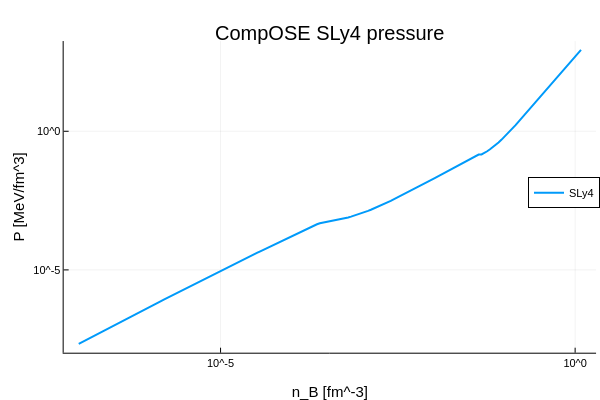

Notebook code cell kept with this figure:
### Code cell
plot(n, p;
    xscale=:log10,
    yscale=:log10,
    xlabel="n_B [fm^-3]",
    ylabel="P [MeV/fm^3]",
    label="SLy4",
    linewidth=2,
    title="CompOSE SLy4 pressure",
    legend=:right
)

### Figure 1 — Plotly figure (JSON) as saved in the notebook; plotly's stock layout.template omitted (floating-point values rounded to 4 significant figures; data arrays with more than 128 entries replaced by an {"elided": "..."} marker saying what was removed)
{"data": [{"colorbar": {"len": 0.8657, "title": "", "x": 0.9934, "y": 0.5087}, "legendgroup": "SLy4", "line": {"color": "rgba(0, 154, 250, 1.000)", "dash": "solid", "shape": "linear", "width": 2}, "mode": "lines", "name": "SLy4", "showlegend": true, "type": "scatter", "x": {"elided": "197 float values"}, "xaxis": "x", "y": {"elided": "197 float values"}, "yaxis": "y"}], "layout": {"annotations": [{"font": {"color": "rgba(0, 0, 0, 1.000)", "family": "sans-serif", "size": 20}, "rotation": 0, "showarrow": false, "text": "CompOSE SLy4 pressure", "x": 0.5498, "xanchor": "center", "xref": "paper", "y": 1, "yanchor": "top", "yref": "paper"}], "height": 400, "legend": {"bgcolor": "rgba(255, 255, 255, 1.000)", "bordercolor": "rgba(0, 0, 0, 1.000)", "borderwidth": 1, "font": {"color": "rgba(0, 0, 0, 1.000)", "family": "sans-serif", "size": 11}, "title": {"font": {"color": "rgba(0, 0, 0, 1.000)", "family": "sans-serif", "size": 15}, "text": ""}, "tracegroupgap": 0, "traceorder": "normal", "x": 1, "xanchor": "right", "y": 0.52, "yanchor": "middle"}, "margin": {"b": 20, "l": 0, "r": 0, "t": 20}, "paper_bgcolor": "rgba(255, 255, 255, 1.000)", "plot_bgcolor": "rgba(255, 255, 255, 1.000)", "showlegend": true, "width": 600, "xaxis": {"anchor": "y", "domain": [0.1061, 0.9934], "gridcolor": "rgba(0, 0, 0, 0.100)", "gridwidth": 0.5, "linecolor": "rgba(0, 0, 0, 1.000)", "mirror": false, "range": [-7.212, 0.2953], "showgrid": true, "showline": true, "showticklabels": true, "tickangle": 0, "tickcolor": "rgb(0, 0, 0)", "tickfont": {"color": "rgba(0, 0, 0, 1.000)", "family": "sans-serif", "size": 11}, "tickmode": "array", "ticks": "inside", "ticktext": ["10^-5", "10^0"], "tickvals": [1e-05, 1], "title": "n_B [fm^-3]", "titlefont": {"color": "rgba(0, 0, 0, 1.000)", "family": "sans-serif", "size": 15}, "type": "log", "visible": true, "zeroline": false, "zerolinecolor": "rgba(0, 0, 0, 1.000)"}, "yaxis": {"anchor": "x", "domain": [0.07581, 0.9415], "gridcolor": "rgba(0, 0, 0, 0.100)", "gridwidth": 0.5, "linecolor": "rgba(0, 0, 0, 1.000)", "mirror": false, "range": [-7.987, 3.255], "showgrid": true, "showline": true, "showticklabels": true, "tickangle": 0, "tickcolor": "rgb(0, 0, 0)", "tickfont": {"color": "rgba(0, 0, 0, 1.000)", "family": "sans-serif", "size": 11}, "tickmode": "array", "ticks": "inside", "ticktext": ["10^-5", "10^0"], "tickvals": [1e-05, 1], "title": "P [MeV/fm^3]", "titlefont": {"color": "rgba(0, 0, 0, 1.000)", "family": "sans-serif", "size": 15}, "type": "log", "visible": true, "zeroline": false, "zerolinecolor": "rgba(0, 0, 0, 1.000)"}}}
